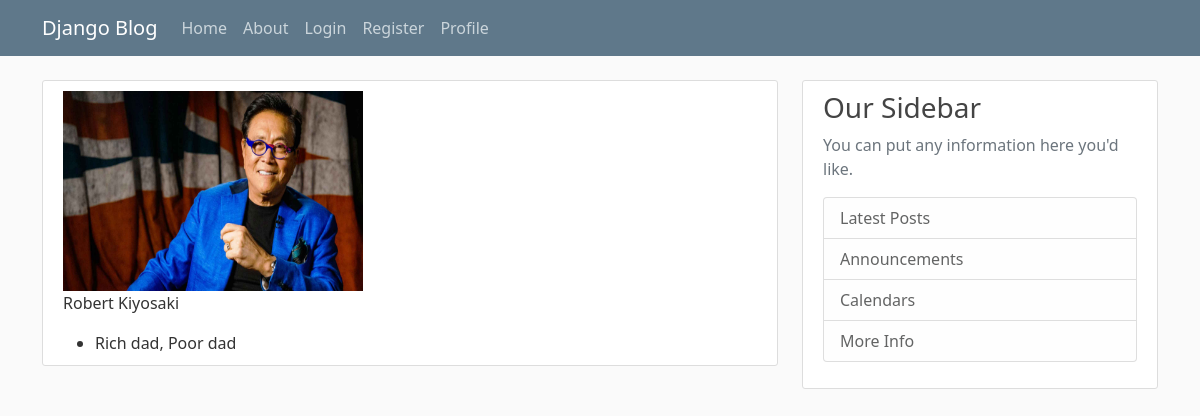
/creator/5/, run on the app's committed database.
### blog/models.py (models this page shows, shortened)
class Creator(models.Model):
    name = models.CharField(max_length=255)
    photo = models.ImageField(default='default.jpg', upload_to='author_pics', null=True, blank=True)

class Post(models.Model):
    image = models.ImageField(default='default.jpg', upload_to = 'post_pics')
    title = models.CharField(max_length = 100)
    content = models.TextField(default=None)
    creator = models.ForeignKey(Creator, on_delete=models.CASCADE, related_name='post')
    date_posted = models.DateTimeField(default = timezone.now)
    author = models.ForeignKey(User, on_delete = models.CASCADE)

### blog/views.py (the view)
# urls.py: path('creator/<int:pk>/', views.creator, name='blog-creator'),
def creator(request, pk):
    creator = Creator.objects.get(pk=pk)
    context = {
        'creator': creator,
    }
    return render(request, 'blog/creator.html', context)

### blog/templates/blog/creator.html (shortened to what this page needs)
{% extends "blog/base.html" %}
{% block content %}
        <article class="media content-section">
        <div class="media-body">
            <img src="{{ creator.photo.url }}" alt="Photo of author" width="300" height="200">
            <p class="article-content">{{ creator.name }}</p>
            {% if creator.post %}
                <ul>
                    {% for post in creator.post.all %}
                        <li>{{post.title}}</li>
                    {% endfor %}
                </ul>
            {% endif %}
        </div>
        </article>
{% endblock content %}

### blog/static/blog/main.css (style rules this page uses)
body { background: #fafafa; color: #333333; margin-top: 5rem; }
ul { margin: 0; }
.content-section { background: #ffffff; padding: 10px 20px; border: 1px solid #dddddd; border-radius: 3px; margin-bottom: 20px; }
.article-content { white-space: pre-line; }

### data on the page
Creator: photo (picture), name "Robert Kiyosaki"
Post: title "Rich dad, Poor dad"
